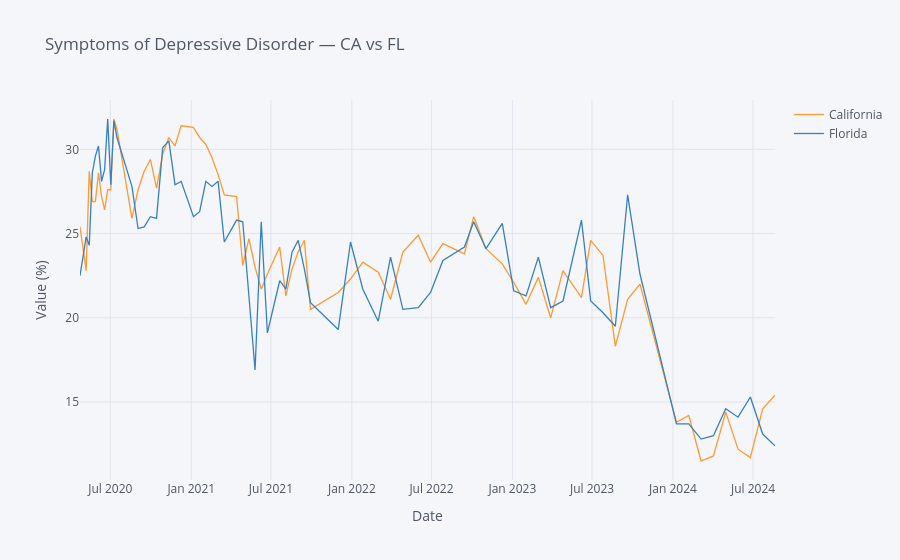

The cell this chart's notebook holds for it:
### Markdown cell above
### 2.4. Trend Comparison

*"How do depression trends over time differ between California and Florida?"*

In the CA vs FL chart, we checked the "Symptoms of Depressive Disorder" option to show the "By State" data for California and Florida, comparing the Value over time to find similarities and differences between states․ This relates to our research question since if one state had higher or increasing levels of depression during periods of more severe COVID policy implementation than another state, we may find an association between policy severity and mental health․ The first limitation of the chart is that it does not include the policy variable (StringencyIndex, for example)․ Second, there are two states and several alternative explanations (differences in demographics, number of cases/deaths, economy, etc․)․ To answer the question more directly, we need to have depression data together with the policy variable for many states and also estimate the timing and confounders of the effects․ Visually, both states follow a broadly similar downward trend after 2021 with short-term fluctuations, suggesting comparable temporal patterns despite differences in policy approaches.

### Code cell
x = merged_data[(merged_data["Indicator"]=="Symptoms of Depressive Disorder") &
                (merged_data["Group"]=="By State") &
                (merged_data["State"].isin(["California","Florida"]))].copy()

x["date"] = pd.to_datetime(x["Time Period Start Date"].astype(str), format="%Y%m%d", errors="coerce")
x["Value"] = pd.to_numeric(x["Value"], errors="coerce")
wide = x.dropna(subset=["date","Value"]).pivot_table(index="date", columns="State", values="Value", aggfunc="mean").sort_index()

p = wide[["California","Florida"]].reset_index()
p["date"] = p["date"].dt.strftime("%Y-%m-%d")

p.iplot(kind="line", x="date", y=["California","Florida"],
        title="Symptoms of Depressive Disorder — CA vs FL",
        xTitle="Date", yTitle="Value (%)") # type: ignore

### Figure 1 — Plotly figure (JSON) as saved in the notebook; plotly's stock layout.template omitted (floating-point values rounded to 4 significant figures)
{"data": [{"line": {"color": "rgba(255, 153, 51, 1.0)", "dash": "solid", "shape": "linear", "width": 1.3}, "mode": "lines", "name": "California", "text": "", "type": "scatter", "x": ["2020-04-23", "2020-05-07", "2020-05-14", "2020-05-21", "2020-05-28", "2020-06-04", "2020-06-11", "2020-06-18", "2020-06-25", "2020-07-02", "2020-07-09", "2020-07-16", "2020-08-19", "2020-09-02", "2020-09-16", "2020-09-30", "2020-10-14", "2020-10-28", "2020-11-11", "2020-11-25", "2020-12-09", "2021-01-06", "2021-01-20", "2021-02-03", "2021-02-17", "2021-03-03", "2021-03-17", "2021-04-14", "2021-04-28", "2021-05-12", "2021-05-26", "2021-06-09", "2021-06-23", "2021-07-21", "2021-08-04", "2021-08-18", "2021-09-01", "2021-09-15", "2021-09-29", "2021-12-01", "2021-12-29", "2022-01-26", "2022-03-02", "2022-03-30", "2022-04-27", "2022-06-01", "2022-06-29", "2022-07-27", "2022-09-14", "2022-10-05", "2022-11-02", "2022-12-09", "2023-01-04", "2023-02-01", "2023-03-01", "2023-03-29", "2023-04-26", "2023-06-07", "2023-06-28", "2023-07-26", "2023-08-23", "2023-09-20", "2023-10-18", "2024-01-09", "2024-02-06", "2024-03-05", "2024-04-02", "2024-04-30", "2024-05-28", "2024-06-25", "2024-07-23", "2024-08-20"], "y": [25.4, 22.8, 28.7, 26.9, 26.9, 28.6, 27.2, 26.4, 27.6, 27.6, 31.8, 31.2, 25.9, 27.6, 28.7, 29.4, 27.7, 29.7, 30.7, 30.2, 31.4, 31.3, 30.7, 30.3, 29.5, 28.5, 27.3, 27.2, 23.1, 24.7, 23, 21.7, 22.6, 24.2, 21.3, 22.9, 23.9, 24.6, 20.5, 21.5, 22.3, 23.3, 22.7, 21.1, 23.9, 24.9, 23.3, 24.4, 23.8, 26, 24.1, 23.2, 22.1, 20.8, 22.4, 20, 22.8, 21.2, 24.6, 23.7, 18.3, 21.1, 22, 13.8, 14.2, 11.5, 11.8, 14.4, 12.2, 11.7, 14.6, 15.4]}, {"line": {"color": "rgba(55, 128, 191, 1.0)", "dash": "solid", "shape": "linear", "width": 1.3}, "mode": "lines", "name": "Florida", "text": "", "type": "scatter", "x": ["2020-04-23", "2020-05-07", "2020-05-14", "2020-05-21", "2020-05-28", "2020-06-04", "2020-06-11", "2020-06-18", "2020-06-25", "2020-07-02", "2020-07-09", "2020-07-16", "2020-08-19", "2020-09-02", "2020-09-16", "2020-09-30", "2020-10-14", "2020-10-28", "2020-11-11", "2020-11-25", "2020-12-09", "2021-01-06", "2021-01-20", "2021-02-03", "2021-02-17", "2021-03-03", "2021-03-17", "2021-04-14", "2021-04-28", "2021-05-12", "2021-05-26", "2021-06-09", "2021-06-23", "2021-07-21", "2021-08-04", "2021-08-18", "2021-09-01", "2021-09-15", "2021-09-29", "2021-12-01", "2021-12-29", "2022-01-26", "2022-03-02", "2022-03-30", "2022-04-27", "2022-06-01", "2022-06-29", "2022-07-27", "2022-09-14", "2022-10-05", "2022-11-02", "2022-12-09", "2023-01-04", "2023-02-01", "2023-03-01", "2023-03-29", "2023-04-26", "2023-06-07", "2023-06-28", "2023-07-26", "2023-08-23", "2023-09-20", "2023-10-18", "2024-01-09", "2024-02-06", "2024-03-05", "2024-04-02", "2024-04-30", "2024-05-28", "2024-06-25", "2024-07-23", "2024-08-20"], "y": [22.5, 24.8, 24.3, 28.6, 29.6, 30.2, 28.1, 28.8, 31.8, 27.9, 31.7, 30.7, 27.8, 25.3, 25.4, 26, 25.9, 30.1, 30.5, 27.9, 28.1, 26, 26.3, 28.1, 27.8, 28.1, 24.5, 25.8, 25.7, 21.5, 16.9, 25.7, 19.1, 22.2, 21.7, 23.9, 24.6, 22.9, 20.9, 19.3, 24.5, 21.7, 19.8, 23.6, 20.5, 20.6, 21.5, 23.4, 24.2, 25.7, 24.1, 25.6, 21.6, 21.3, 23.6, 20.6, 21, 25.8, 21, 20.3, 19.5, 27.3, 22.6, 13.7, 13.7, 12.8, 13, 14.6, 14.1, 15.3, 13.1, 12.4]}], "layout": {"legend": {"bgcolor": "#F5F6F9", "font": {"color": "#4D5663"}}, "paper_bgcolor": "#F5F6F9", "plot_bgcolor": "#F5F6F9", "title": {"font": {"color": "#4D5663"}, "text": "Symptoms of Depressive Disorder — CA vs FL"}, "xaxis": {"gridcolor": "#E1E5ED", "showgrid": true, "tickfont": {"color": "#4D5663"}, "title": {"font": {"color": "#4D5663"}, "text": "Date"}, "zerolinecolor": "#E1E5ED"}, "yaxis": {"gridcolor": "#E1E5ED", "showgrid": true, "tickfont": {"color": "#4D5663"}, "title": {"font": {"color": "#4D5663"}, "text": "Value (%)"}, "zerolinecolor": "#E1E5ED"}}}
